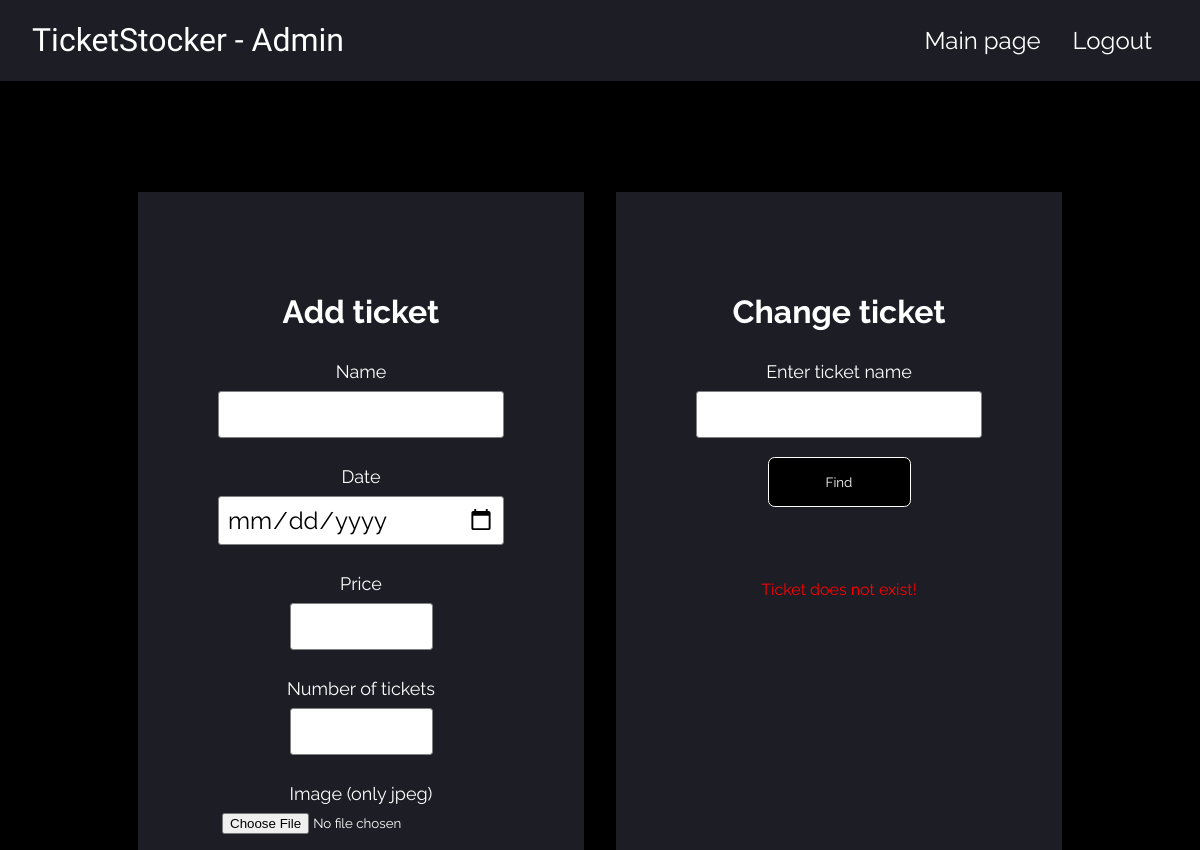
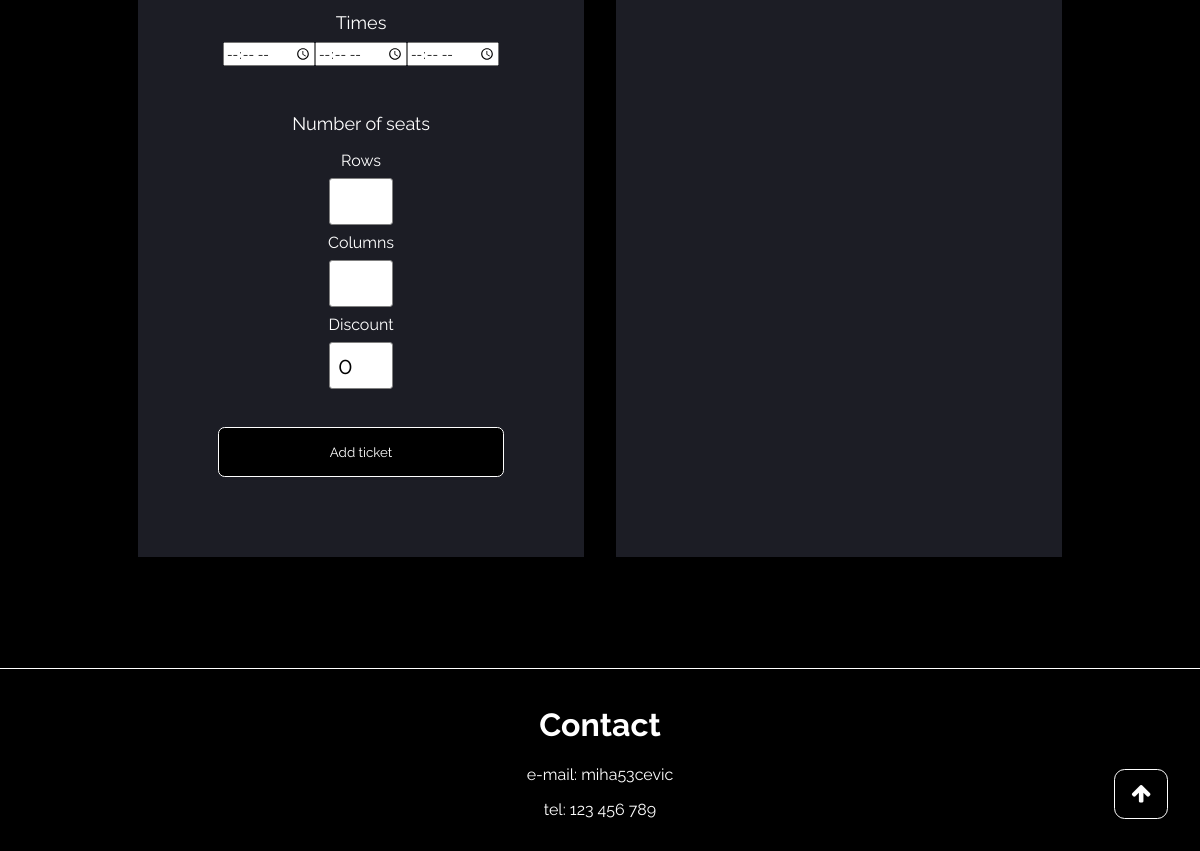
/admin/admin.php?change_ticket_name=Highschool DxD, run on an earlier commit of the app's database (2 pictures, top to bottom).
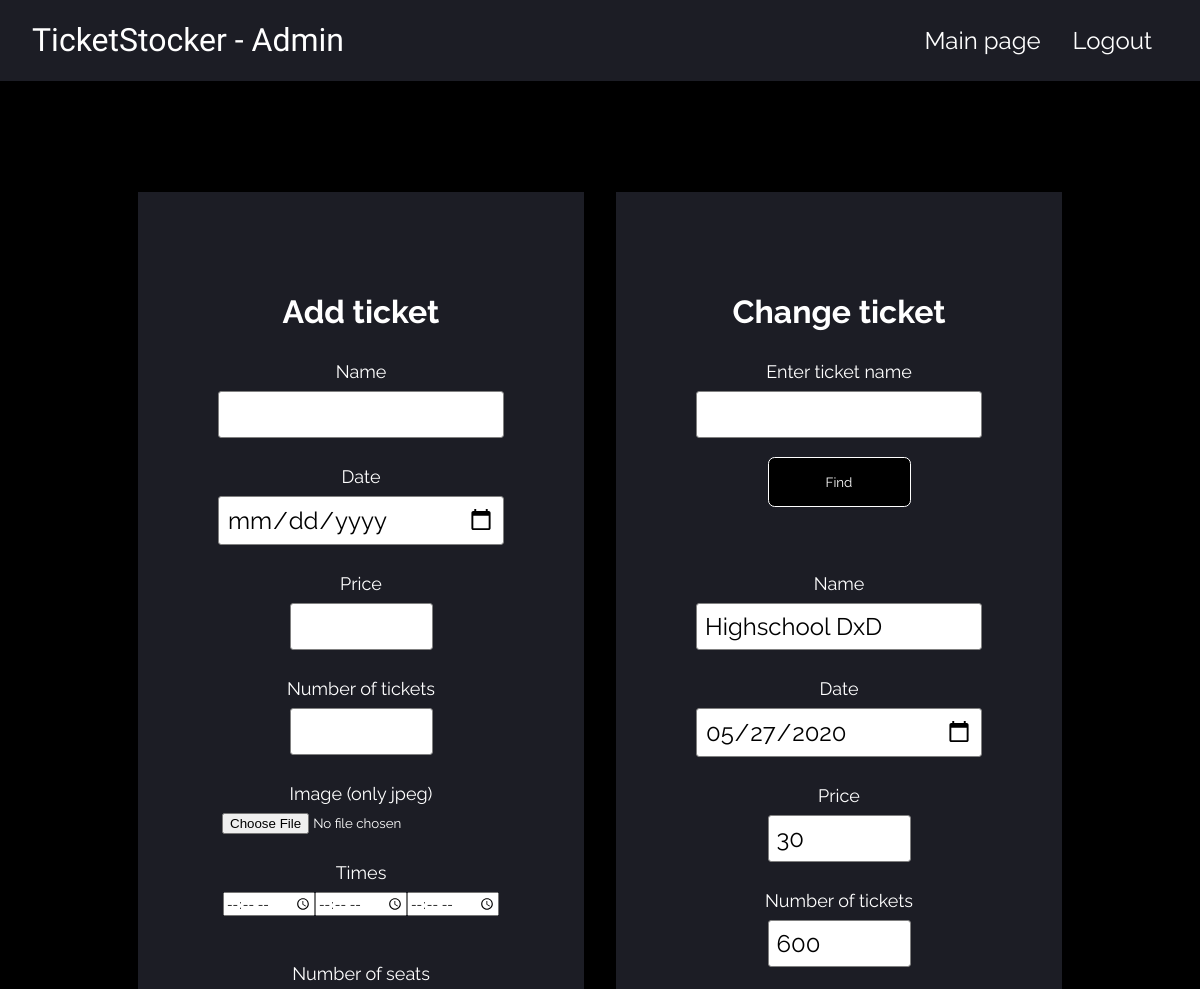
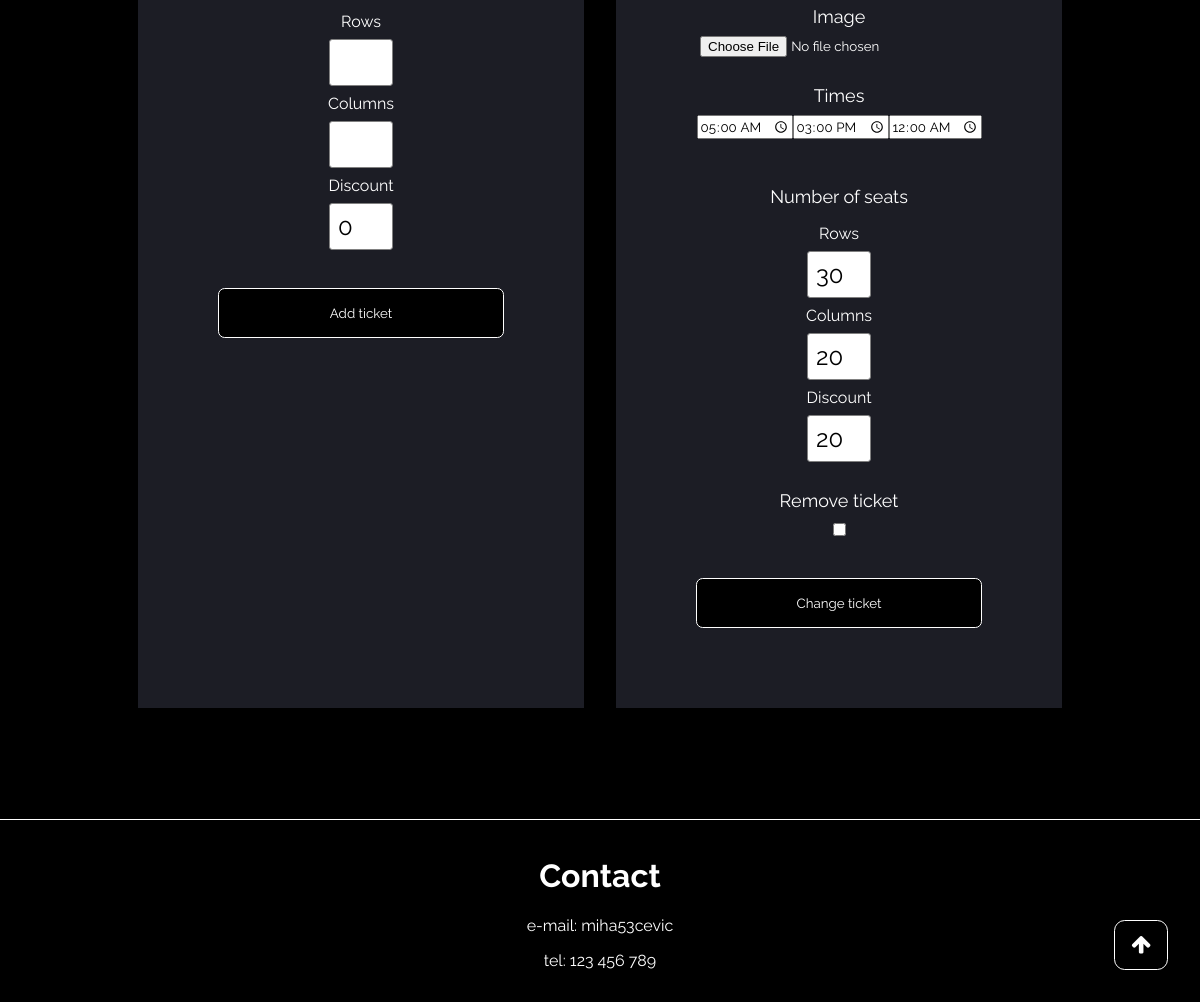
And on a later commit of the database (2 pictures, top to bottom).
### tables this page shows
CREATE TABLE `ticket` (
  `id` int(11) NOT NULL,
  `name` varchar(255) NOT NULL,
  `date` date NOT NULL,
  `price` int(11) NOT NULL
);

CREATE TABLE `ticket_num` (
  `id` int(11) NOT NULL,
  `ticket_num` int(11) NOT NULL
);

CREATE TABLE `times` (
  `id` int(11) NOT NULL,
  `time1` time NOT NULL,
  `time2` time DEFAULT NULL,
  `time3` time DEFAULT NULL
);

CREATE TABLE `seats` (
  `id` int(11) NOT NULL,
  `row` int(11) NOT NULL,
  `col` int(11) NOT NULL
);

CREATE TABLE `discounts` (
  `id` int(11) NOT NULL,
  `discount` int(11) NOT NULL
);

### src/includes/SqlHandler.php (called while the page is built, shortened)
<?php
    class SqlHandler {
        public $mysqli;
        function __construct($ip, $user, $pass, $database) {
            $this->mysqli = mysqli_connect($ip, $user, $pass, $database);
        }
        function querry($sql, $read) {
            $this->data = array();
            $result = mysqli_query($this->mysqli, $sql);
            if ($result) {
                if ($read) {
                    if ($result->num_rows == 0) {
                        return false;
                    }
                }
            } else {
                echo "Result error:" . $this->mysqli->error;
            }
            return true;
        }
    };
?>

### src/includes/utils.php (called while the page is built, shortened)
<?php
require_once 'SqlHandler.php';
function sql_data_exists($handler) {
    return count($handler->data) > 0;
}
?>

### src/admin/admin.php (the view, shortened to what the changed rows need)
<?php
    if (!empty($_GET)) {
        $name = $_GET["change_ticket_name"];
        require_once '../includes/utils.php';
        $handler = createSqlHandler();
        $handler->querry("SELECT id FROM ticket WHERE ticket.name = '$name'", true);
        if (sql_data_exists($handler)) {
            $id = $handler->data[0]['id'];
            $handler->querry("SELECT * FROM ticket, seats, ticket_num, times, discounts WHERE ticket.id = '$id' AND seats.id = '$id' AND ticket_num.id = '$id' AND times.id = '$id' AND discounts.id = '$id'", true);
        }
        if (sql_data_exists($handler)) {
            $exists = true;
            $date = $handler->data[0]['date'];
            $price = $handler->data[0]['price'];
            $ticket_num = $handler->data[0]['ticket_num'];
            $ticket_time1 = $handler->data[0]['time1'];
            $ticket_time2 = $handler->data[0]['time2'];
            $ticket_time3 = $handler->data[0]['time3'];
            $ticket_row = $handler->data[0]['row'];
            $ticket_col = $handler->data[0]['col'];
            $discount = $handler->data[0]['discount'];
        } else {
            $exists = false;
        }
    }
?>
<!DOCTYPE html>
<html lang="en">
<head>
    <link rel='stylesheet' href='https://cdnjs.cloudflare.com/ajax/libs/font-awesome/4.7.0/css/font-awesome.min.css'>
    <link rel="stylesheet" href="../main.css">
</head>
<body>
    <main class="main">
        <header class="header bg-sec-colour">
            <h1 class="header-title"> <a href="../index.php" class="header-title">TicketStocker - Admin</a> </h1>
        </header>
        <br><br><br><br><br>
        <div class="row">
            <div class="container bg-sec-colour" style="color: white;">
                <div class="content paddingL">
                    <form action='../server_requests/add_ticket.php' method='POST' enctype='multipart/form-data'>
                        <h1 style="color: white;">Add ticket</h1>
                        <input class="text-field" type="text" name='ticket_name' required><br><br>
                        <input class="text-field" type="date" name='ticket_date' required><br><br>
                        <br><br>
                        <input class="text-field w50" type="text" name='ticket_num' required><br><br>
                        <input type="file" accept="image/jpeg" name='ticket_img' id='ticket_img' required><br><br>
                        <br><br>
                        <br><br><br>
                </div>
            </div>
            <div class="container bg-sec-colour" style="color: white;">
                <div class="content paddingL">
                    <form action='' method='GET'>
                        <h1 style="color: white;">Change ticket</h1>
                        <p class="pHeader">Enter ticket name</p>
                        <input class="text-field w100" type="text" name='change_ticket_name'><br><br>
                        <input type="submit" value='Find' class="button w50">
                    </form><br><br><br>
                    <?php
                        if (isset($exists) && $exists) {
                            printf('<form action="../server_requests/change_ticket.php" method="POST" enctype="multipart/form-data">');
                            printf('<p class="pHeader">Name</p>');
                            printf('<input class="text-field" type="text" name="ticket_name" value="%s"><br><br>', $name);
                            printf('<p class="pHeader">Date</p>');
                            printf('<input class="text-field" type="date" name="ticket_date" value="%s"><br><br>', $date);
                            printf('<p class="pHeader">Price</p>');
                            printf('<input class="text-field w50" type="number" name="ticket_price" value="%s">', $price);
                            printf('<br><br>');
                            printf('<p class="pHeader">Number of tickets</p>');
                            printf('<input class="text-field w50" type="text" name="ticket_num" value="%s"><br><br>', $ticket_num);
                            printf('<p class="pHeader">Image</p>');
                            printf('<input type="file" accept="image/jpeg" name="ticket_img"><br><br>');
                            printf('<p class="pHeader">Times</p>');
                            printf('<div class="row justify-content-center">');
                            printf('<input type="time" name="ticket_time1" value="%s">', $ticket_time1);
                            printf('<input type="time" name="ticket_time2" value="%s">', $ticket_time2);
                            printf('<input type="time" name="ticket_time3" value="%s">', $ticket_time3);
                            printf('</div><br><br>');
                            printf('<p class="pHeader">Number of seats</p>');
                            printf('<p class="pText">Rows</p>');
                            printf('<input type="number" class="text-field" style="width: 4rem;" name="ticket_row" value="%s">', $ticket_row);
                            printf('<p class="pText">Columns</p>');
                            printf('<input type="number" class="text-field" style="width: 4rem;" name="ticket_col" value="%s">', $ticket_col);
                            printf('<p class="pText">Discount</p>');
                            printf('<input type="number" class="text-field" max="100" min="0" value="%s" style="width: 4rem;" name="discount">', $discount);
                            printf('<br><br>');
                            printf('<p class="pHeader">Remove ticket</p>');
                            printf('<input type="checkbox" name="ticket_remove">');
                            printf('<br><br><br>');
                            printf('<input type="hidden" name="id" value="%s">', $id);
                            printf('<input type="submit" class="button w100" value="Change ticket"></input>');
                            printf('</form>');
                        } else if (isset($exists) && !$exists) {
                            print('<p style="color: red"> Ticket does not exist! </p>');
                        }
                    ?>
                </div>
            </div>
        </div>
        <br><br><br><br><br>
        <?php
            include 'includes/footer.php';
        ?>
    </main>
</html>

What changed in the data, as far as the page shows it:
added ticket: ticket_date "05/27/2020", ticket_price "30", ticket_num "600", ticket_time1 "05:00:00", ticket_time2 "15:00:00", ticket_time3 "00:00:00", ticket_row "30", ticket_col "20", discount "20"
Also different on the page:
form field ticket_name: (not shown) → "Highschool DxD"
form field ticket_remove: (not shown) → "☐"
form field value: (not shown) → "Change ticket"
text no longer shown: "Ticket does not exist!"
text now shown: "Name Date Price Number of tickets Image Times Number of seats Rows Columns Discount Remove ticket"
